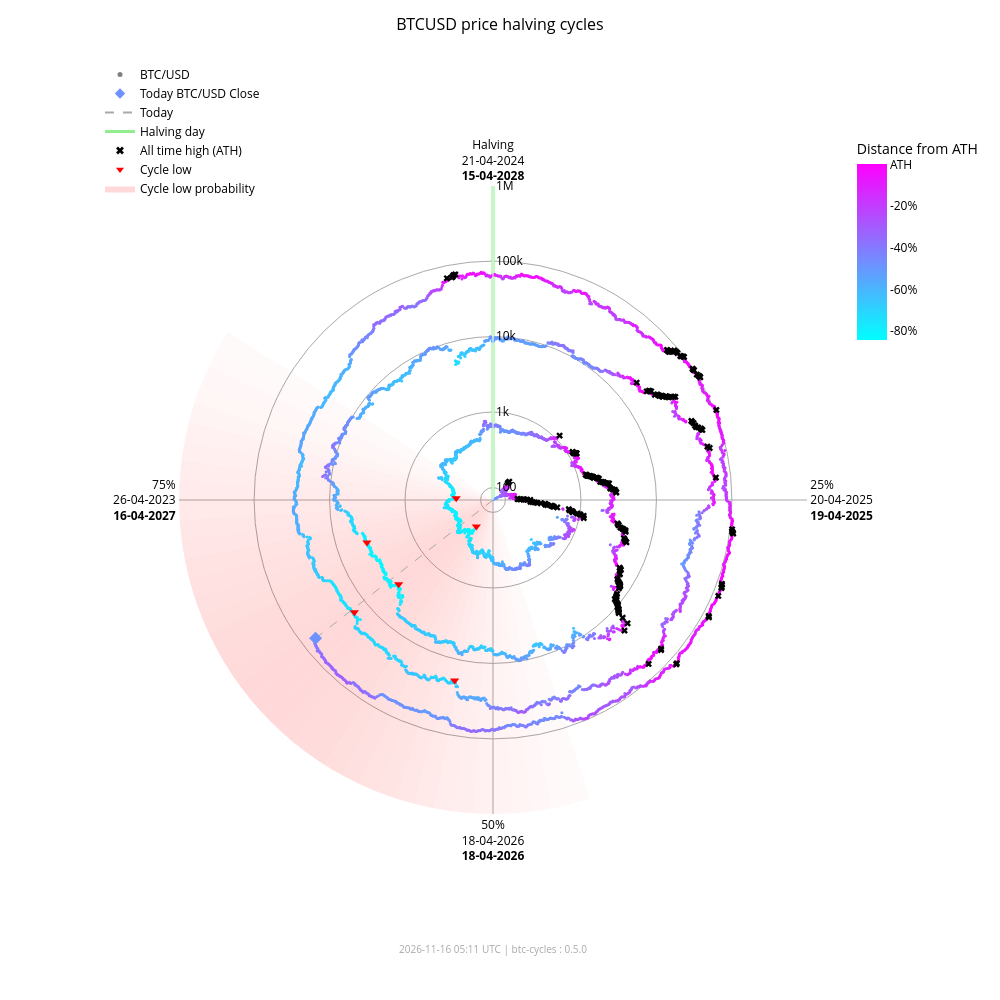

Write notebook code for a chart like this one.
### Markdown cell above
### Interactive chart (plotly)

### Code cell
fig_interactive = btc.plot(
    kind="interactive",
    from_date="2012-11-28",
)
# plotly config for interactivity
config = {"scrollZoom": True, "displayModeBar": True}
# display in notebook
fig_interactive.show(config=config)

### Figure 1 — Plotly figure (JSON) as saved in the notebook; plotly's stock layout.template omitted (floating-point values rounded to 4 significant figures; data arrays with more than 128 entries replaced by an {"elided": "..."} marker saying what was removed)
{"data": [{"fill": "toself", "fillcolor": "rgba(255,0,0,0.018306980149439524)", "hoverinfo": "skip", "line": {"width": 0}, "mode": "lines", "r": [68.43, 1000000, 1000000, 68.43, 68.43], "showlegend": false, "theta": [162.0, 162.0, 165.6, 165.6, 162.0], "type": "scatterpolar"}, {"fill": "toself", "fillcolor": "rgba(255,0,0,0.02405911634527998)", "hoverinfo": "skip", "line": {"width": 0}, "mode": "lines", "r": [68.43, 1000000, 1000000, 68.43, 68.43], "showlegend": false, "theta": [165.6, 165.6, 169.2, 169.2, 165.6], "type": "scatterpolar"}, {"fill": "toself", "fillcolor": "rgba(255,0,0,0.030803449372254352)", "hoverinfo": "skip", "line": {"width": 0}, "mode": "lines", "r": [68.43, 1000000, 1000000, 68.43, 68.43], "showlegend": false, "theta": [169.2, 169.2, 172.8, 172.8, 169.2], "type": "scatterpolar"}, {"fill": "toself", "fillcolor": "rgba(255,0,0,0.03847233586005252)", "hoverinfo": "skip", "line": {"width": 0}, "mode": "lines", "r": [68.43, 1000000, 1000000, 68.43, 68.43], "showlegend": false, "theta": [172.8, 172.8, 176.4, 176.4, 172.8], "type": "scatterpolar"}, {"fill": "toself", "fillcolor": "rgba(255,0,0,0.04694405159551339)", "hoverinfo": "skip", "line": {"width": 0}, "mode": "lines", "r": [68.43, 1000000, 1000000, 68.43, 68.43], "showlegend": false, "theta": [176.4, 176.4, 180.0, 180.0, 176.4], "type": "scatterpolar"}, {"fill": "toself", "fillcolor": "rgba(255,0,0,0.05605603979818329)", "hoverinfo": "skip", "line": {"width": 0}, "mode": "lines", "r": [68.43, 1000000, 1000000, 68.43, 68.43], "showlegend": false, "theta": [180.0, 180.0, 183.6, 183.6, 180.0], "type": "scatterpolar"}, {"fill": "toself", "fillcolor": "rgba(255,0,0,0.06562330627802694)", "hoverinfo": "skip", "line": {"width": 0}, "mode": "lines", "r": [68.43, 1000000, 1000000, 68.43, 68.43], "showlegend": false, "theta": [183.6, 183.6, 187.2, 187.2, 183.6], "type": "scatterpolar"}, {"fill": "toself", "fillcolor": "rgba(255,0,0,0.07545707932574237)", "hoverinfo": "skip", "line": {"width": 0}, "mode": "lines", "r": [68.43, 1000000, 1000000, 68.43, 68.43], "showlegend": false, "theta": [187.2, 187.2, 190.8, 190.8, 187.2], "type": "scatterpolar"}, {"fill": "toself", "fillcolor": "rgba(255,0,0,0.08537841060169407)", "hoverinfo": "skip", "line": {"width": 0}, "mode": "lines", "r": [68.43, 1000000, 1000000, 68.43, 68.43], "showlegend": false, "theta": [190.8, 190.8, 194.4, 194.4, 190.8], "type": "scatterpolar"}, {"fill": "toself", "fillcolor": "rgba(255,0,0,0.09522272137134848)", "hoverinfo": "skip", "line": {"width": 0}, "mode": "lines", "r": [68.43, 1000000, 1000000, 68.43, 68.43], "showlegend": false, "theta": [194.4, 194.4, 198.0, 198.0, 194.4], "type": "scatterpolar"}, {"fill": "toself", "fillcolor": "rgba(255,0,0,0.10483418800389058)", "hoverinfo": "skip", "line": {"width": 0}, "mode": "lines", "r": [68.43, 1000000, 1000000, 68.43, 68.43], "showlegend": false, "theta": [198.0, 198.0, 201.6, 201.6, 198.0], "type": "scatterpolar"}, {"fill": "toself", "fillcolor": "rgba(255,0,0,0.11405248627197925)", "hoverinfo": "skip", "line": {"width": 0}, "mode": "lines", "r": [68.43, 1000000, 1000000, 68.43, 68.43], "showlegend": false, "theta": [201.6, 201.6, 205.2, 205.2, 201.6], "type": "scatterpolar"}, {"fill": "toself", "fillcolor": "rgba(255,0,0,0.12269756305009562)", "hoverinfo": "skip", "line": {"width": 0}, "mode": "lines", "r": [68.43, 1000000, 1000000, 68.43, 68.43], "showlegend": false, "theta": [205.2, 205.2, 208.8, 208.8, 205.2], "type": "scatterpolar"}, {"fill": "toself", "fillcolor": "rgba(255,0,0,0.13055959037792858)", "hoverinfo": "skip", "line": {"width": 0}, "mode": "lines", "r": [68.43, 1000000, 1000000, 68.43, 68.43], "showlegend": false, "theta": [208.8, 208.8, 212.4, 212.4, 208.8], "type": "scatterpolar"}, {"fill": "toself", "fillcolor": "rgba(255,0,0,0.13740037014073872)", "hoverinfo": "skip", "line": {"width": 0}, "mode": "lines", "r": [68.43, 1000000, 1000000, 68.43, 68.43], "showlegend": false, "theta": [212.4, 212.4, 216.0, 216.0, 212.4], "type": "scatterpolar"}, {"fill": "toself", "fillcolor": "rgba(255,0,0,0.14296927208088228)", "hoverinfo": "skip", "line": {"width": 0}, "mode": "lines", "r": [68.43, 1000000, 1000000, 68.43, 68.43], "showlegend": false, "theta": [216.0, 216.0, 219.6, 219.6, 216.0], "type": "scatterpolar"}, {"fill": "toself", "fillcolor": "rgba(255,0,0,0.14703219887325494)", "hoverinfo": "skip", "line": {"width": 0}, "mode": "lines", "r": [68.43, 1000000, 1000000, 68.43, 68.43], "showlegend": false, "theta": [219.6, 219.6, 223.2, 223.2, 219.6], "type": "scatterpolar"}, {"fill": "toself", "fillcolor": "rgba(255,0,0,0.14940752827264187)", "hoverinfo": "skip", "line": {"width": 0}, "mode": "lines", "r": [68.43, 1000000, 1000000, 68.43, 68.43], "showlegend": false, "theta": [223.2, 223.2, 226.8, 226.8, 223.2], "type": "scatterpolar"}, {"fill": "toself", "fillcolor": "rgba(255,0,0,0.15)", "hoverinfo": "skip", "line": {"width": 0}, "mode": "lines", "r": [68.43, 1000000, 1000000, 68.43, 68.43], "showlegend": false, "theta": [226.8, 226.8, 230.4, 230.4, 226.8], "type": "scatterpolar"}, {"fill": "toself", "fillcolor": "rgba(255,0,0,0.14882314851976614)", "hoverinfo": "skip", "line": {"width": 0}, "mode": "lines", "r": [68.43, 1000000, 1000000, 68.43, 68.43], "showlegend": false, "theta": [230.4, 230.4, 234.0, 234.0, 230.4], "type": "scatterpolar"}, {"fill": "toself", "fillcolor": "rgba(255,0,0,0.14600334989350275)", "hoverinfo": "skip", "line": {"width": 0}, "mode": "lines", "r": [68.43, 1000000, 1000000, 68.43, 68.43], "showlegend": false, "theta": [234.0, 234.0, 237.6, 237.6, 234.0], "type": "scatterpolar"}, {"fill": "toself", "fillcolor": "rgba(255,0,0,0.14176315293000513)", "hoverinfo": "skip", "line": {"width": 0}, "mode": "lines", "r": [68.43, 1000000, 1000000, 68.43, 68.43], "showlegend": false, "theta": [237.6, 237.6, 241.2, 241.2, 237.6], "type": "scatterpolar"}, {"fill": "toself", "fillcolor": "rgba(255,0,0,0.1363869302869166)", "hoverinfo": "skip", "line": {"width": 0}, "mode": "lines", "r": [68.43, 1000000, 1000000, 68.43, 68.43], "showlegend": false, "theta": [241.2, 241.2, 244.8, 244.8, 241.2], "type": "scatterpolar"}, {"fill": "toself", "fillcolor": "rgba(255,0,0,0.13017643696734477)", "hoverinfo": "skip", "line": {"width": 0}, "mode": "lines", "r": [68.43, 1000000, 1000000, 68.43, 68.43], "showlegend": false, "theta": [244.8, 244.8, 248.4, 248.4, 244.8], "type": "scatterpolar"}, {"fill": "toself", "fillcolor": "rgba(255,0,0,0.1234063302665758)", "hoverinfo": "skip", "line": {"width": 0}, "mode": "lines", "r": [68.43, 1000000, 1000000, 68.43, 68.43], "showlegend": false, "theta": [248.4, 248.4, 252.0, 252.0, 248.4], "type": "scatterpolar"}, {"fill": "toself", "fillcolor": "rgba(255,0,0,0.11628949020714345)", "hoverinfo": "skip", "line": {"width": 0}, "mode": "lines", "r": [68.43, 1000000, 1000000, 68.43, 68.43], "showlegend": false, "theta": [252.0, 252.0, 255.6, 255.6, 252.0], "type": "scatterpolar"}, {"fill": "toself", "fillcolor": "rgba(255,0,0,0.108959277972535)", "hoverinfo": "skip", "line": {"width": 0}, "mode": "lines", "r": [68.43, 1000000, 1000000, 68.43, 68.43], "showlegend": false, "theta": [255.6, 255.6, 259.2, 259.2, 255.6], "type": "scatterpolar"}, {"fill": "toself", "fillcolor": "rgba(255,0,0,0.1014715299920515)", "hoverinfo": "skip", "line": {"width": 0}, "mode": "lines", "r": [68.43, 1000000, 1000000, 68.43, 68.43], "showlegend": false, "theta": [259.2, 259.2, 262.8, 262.8, 259.2], "type": "scatterpolar"}, {"fill": "toself", "fillcolor": "rgba(255,0,0,0.09382430417652897)", "hoverinfo": "skip", "line": {"width": 0}, "mode": "lines", "r": [68.43, 1000000, 1000000, 68.43, 68.43], "showlegend": false, "theta": [262.8, 262.8, 266.4, 266.4, 262.8], "type": "scatterpolar"}, {"fill": "toself", "fillcolor": "rgba(255,0,0,0.08598937207621672)", "hoverinfo": "skip", "line": {"width": 0}, "mode": "lines", "r": [68.43, 1000000, 1000000, 68.43, 68.43], "showlegend": false, "theta": [266.4, 266.4, 270.0, 270.0, 266.4], "type": "scatterpolar"}, {"fill": "toself", "fillcolor": "rgba(255,0,0,0.07794710108398434)", "hoverinfo": "skip", "line": {"width": 0}, "mode": "lines", "r": [68.43, 1000000, 1000000, 68.43, 68.43], "showlegend": false, "theta": [270.0, 270.0, 273.6, 273.6, 270.0], "type": "scatterpolar"}, {"fill": "toself", "fillcolor": "rgba(255,0,0,0.06971614429145927)", "hoverinfo": "skip", "line": {"width": 0}, "mode": "lines", "r": [68.43, 1000000, 1000000, 68.43, 68.43], "showlegend": false, "theta": [273.6, 273.6, 277.2, 277.2, 273.6], "type": "scatterpolar"}, {"fill": "toself", "fillcolor": "rgba(255,0,0,0.061371174705723626)", "hoverinfo": "skip", "line": {"width": 0}, "mode": "lines", "r": [68.43, 1000000, 1000000, 68.43, 68.43], "showlegend": false, "theta": [277.2, 277.2, 280.8, 280.8, 277.2], "type": "scatterpolar"}, {"fill": "toself", "fillcolor": "rgba(255,0,0,0.05304520605236535)", "hoverinfo": "skip", "line": {"width": 0}, "mode": "lines", "r": [68.43, 1000000, 1000000, 68.43, 68.43], "showlegend": false, "theta": [280.8, 280.8, 284.4, 284.4, 280.8], "type": "scatterpolar"}, {"fill": "toself", "fillcolor": "rgba(255,0,0,0.044916938988340704)", "hoverinfo": "skip", "line": {"width": 0}, "mode": "lines", "r": [68.43, 1000000, 1000000, 68.43, 68.43], "showlegend": false, "theta": [284.4, 284.4, 288.0, 288.0, 284.4], "type": "scatterpolar"}, {"fill": "toself", "fillcolor": "rgba(255,0,0,0.0371870550186571)", "hoverinfo": "skip", "line": {"width": 0}, "mode": "lines", "r": [68.43, 1000000, 1000000, 68.43, 68.43], "showlegend": false, "theta": [288.0, 288.0, 291.6, 291.6, 288.0], "type": "scatterpolar"}, {"fill": "toself", "fillcolor": "rgba(255,0,0,0.030049603184432498)", "hoverinfo": "skip", "line": {"width": 0}, "mode": "lines", "r": [68.43, 1000000, 1000000, 68.43, 68.43], "showlegend": false, "theta": [291.6, 291.6, 295.2, 295.2, 291.6], "type": "scatterpolar"}, {"fill": "toself", "fillcolor": "rgba(255,0,0,0.023665126797805223)", "hoverinfo": "skip", "line": {"width": 0}, "mode": "lines", "r": [68.43, 1000000, 1000000, 68.43, 68.43], "showlegend": false, "theta": [295.2, 295.2, 298.8, 298.8, 295.2], "type": "scatterpolar"}, {"fill": "toself", "fillcolor": "rgba(255,0,0,0.018141004067302662)", "hoverinfo": "skip", "line": {"width": 0}, "mode": "lines", "r": [68.43, 1000000, 1000000, 68.43, 68.43], "showlegend": false, "theta": [298.8, 298.8, 302.4, 302.4, 298.8], "type": "scatterpolar"}, {"hoverinfo": "skip", "line": {"color": "darkgrey", "dash": "dash", "width": 1}, "mode": "lines", "r": [68.43, 65310.0], "showlegend": false, "theta": [232.1, 232.1], "type": "scatterpolar"}, {"hoverinfo": "skip", "line": {"color": "lightgreen", "width": 3}, "mode": "lines", "r": [68.43, 1000000], "showlegend": false, "theta": [0, 0], "type": "scatterpolar"}, {"hoverinfo": "text", "marker": {"color": {"elided": "4951 str values"}, "size": 3}, "mode": "markers", "r": {"elided": "4951 float values"}, "showlegend": false, "text": {"elided": "4951 str values"}, "theta": {"elided": "4951 float values"}, "type": "scatterpolar"}, {"hoverinfo": "text", "marker": {"color": "#6f90ff", "size": 10, "symbol": "diamond"}, "mode": "markers", "r": [65310.0], "showlegend": false, "text": ["Today<br>Date: 2026-11-15<br>Price: $65,305.06"], "theta": [232.1], "type": "scatterpolar"}, {"hoverinfo": "text", "marker": {"color": "black", "size": 6, "symbol": "x"}, "mode": "markers", "r": {"elided": "182 float values"}, "showlegend": false, "text": {"elided": "182 str values"}, "theta": {"elided": "182 float values"}, "type": "scatterpolar"}, {"hoverinfo": "text", "marker": {"color": "red", "size": 8, "symbol": "triangle-down"}, "mode": "markers", "r": [178.1, 210.5, 3237.0, 3961.0, 19020.0, 15790.0], "showlegend": false, "text": ["Cycle Low<br>Date: 2015-01-14<br>Price: $178.10<br>ATH distance: -84.5%", "Cycle Low<br>Date: 2015-08-24<br>Price: $210.49<br>ATH distance: -81.7%", "Cycle Low<br>Date: 2018-12-15<br>Price: $3,236.76<br>ATH distance: -83.4%", "Cycle Low<br>Date: 2019-03-15<br>Price: $3,960.91<br>ATH distance: -79.7%", "Cycle Low<br>Date: 2022-06-18<br>Price: $19,017.64<br>ATH distance: -71.9%", "Cycle Low<br>Date: 2022-11-21<br>Price: $15,787.28<br>ATH distance: -76.6%"], "theta": [212.1, 272.7, 228.3, 251.4, 192.0, 231.0], "type": "scatterpolar"}, {"marker": {"color": "grey", "size": 5}, "mode": "markers", "name": "BTC/USD", "r": [null], "theta": [null], "type": "scatterpolar"}, {"marker": {"color": "#6f90ff", "size": 8, "symbol": "diamond"}, "mode": "markers", "name": "Today BTC/USD Close", "r": [null], "theta": [null], "type": "scatterpolar"}, {"line": {"color": "darkgrey", "dash": "dash"}, "mode": "lines", "name": "Today", "r": [null], "theta": [null], "type": "scatterpolar"}, {"line": {"color": "lightgreen", "width": 3}, "mode": "lines", "name": "Halving day", "r": [null], "theta": [null], "type": "scatterpolar"}, {"marker": {"color": "black", "size": 7, "symbol": "x"}, "mode": "markers", "name": "All time high (ATH)", "r": [null], "theta": [null], "type": "scatterpolar"}, {"marker": {"color": "red", "size": 7, "symbol": "triangle-down"}, "mode": "markers", "name": "Cycle low", "r": [null], "theta": [null], "type": "scatterpolar"}, {"fill": "toself", "fillcolor": "rgba(255,0,0,0.15)", "line": {"width": 0}, "mode": "lines", "name": "Cycle low probability", "r": [null], "theta": [null], "type": "scatterpolar"}, {"hoverinfo": "skip", "marker": {"cmax": 0, "cmin": -0.8453, "color": [0], "colorbar": {"len": 0.25, "ticktext": ["ATH", "-20%", "-40%", "-60%", "-80%", "-100%"], "tickvals": [0, -0.2, -0.4, -0.6, -0.8, -1.0], "title": {"text": "Distance from ATH"}, "x": 0.95, "y": 0.92, "yanchor": "top"}, "colorscale": {"elided": "256x2 mixed values"}, "showscale": true, "size": 0}, "mode": "markers", "r": [null], "showlegend": false, "theta": [null], "type": "scatterpolar"}], "layout": {"annotations": [{"font": {"color": "darkgrey", "size": 10}, "showarrow": false, "text": "2026-11-16 05:11 UTC | btc-cycles : 0.5.0", "x": 0.5, "xref": "paper", "y": -0.02, "yref": "paper"}], "font": {"color": "black"}, "height": 1000, "legend": {"bgcolor": "rgba(0,0,0,0)", "font": {"color": "black"}, "x": 0.0, "y": 1.0}, "margin": {"b": 60, "l": 100, "r": 80, "t": 60}, "paper_bgcolor": "white", "plot_bgcolor": "white", "polar": {"angularaxis": {"color": "black", "direction": "clockwise", "gridcolor": "darkgrey", "rotation": 90, "ticktext": ["Halving<br>21-04-2024<br><b>15-04-2028</b>", "25%<br>20-04-2025<br><b>19-04-2025</b>", "50%<br>18-04-2026<br><b>18-04-2026</b>", "75%<br>26-04-2023<br><b>16-04-2027</b>"], "tickvals": [0, 90, 180, 270]}, "bgcolor": "white", "domain": {"x": [0.1, 0.9], "y": [0.05, 0.95]}, "radialaxis": {"angle": 90, "color": "black", "gridcolor": "darkgrey", "range": [1.835, 6.0], "tickangle": 90, "ticktext": ["100", "1k", "10k", "100k", "1M"], "tickvals": [100, 1000, 10000, 100000, 1000000], "type": "log"}}, "title": {"font": {"color": "black", "size": 16}, "text": "BTCUSD price halving cycles", "x": 0.5}, "width": 1000}}
